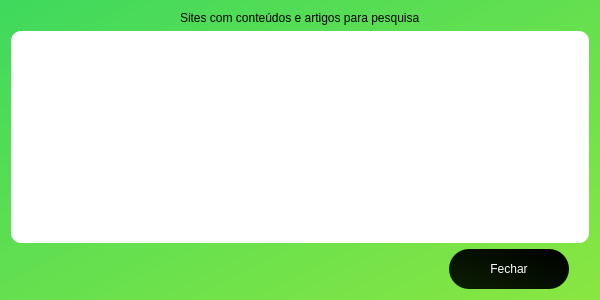
<?xml version="1.0" encoding="UTF-8"?>
<ui version="4.0">
 <class>Form</class>
 <widget class="QWidget" name="Form">
  <property name="geometry">
   <rect>
    <x>0</x>
    <y>0</y>
    <width>600</width>
    <height>300</height>
   </rect>
  </property>
  <property name="minimumSize">
   <size>
    <width>600</width>
    <height>300</height>
   </size>
  </property>
  <property name="windowTitle">
   <string>Form</string>
  </property>
  <property name="styleSheet">
   <string notr="true">background-color: qlineargradient(spread:pad, x1:0, y1:0, x2:1, y2:1, stop:0 rgba(63, 217, 93, 255), stop:1 rgba(137, 230, 65, 255));</string>
  </property>
  <layout class="QGridLayout" name="gridLayout_2">
   <item row="2" column="0">
    <layout class="QGridLayout" name="gridLayout">
     <item row="0" column="0">
      <widget class="QListWidget" name="listSitesArticles">
       <property name="styleSheet">
        <string notr="true">font: 10pt &quot;Courier&quot;;
padding: 10px;
border-radius: 10px;
background-color: rgb(255, 255, 255);</string>
       </property>
      </widget>
     </item>
    </layout>
   </item>
   <item row="1" column="0" alignment="Qt::AlignHCenter">
    <widget class="QLabel" name="labelSitesArticles">
     <property name="styleSheet">
      <string notr="true">font: 16pt &quot;Courier&quot;;
background-color: rgba(255, 255, 255, 0);
</string>
     </property>
     <property name="text">
      <string>Sites com conteúdos e artigos para pesquisa</string>
     </property>
    </widget>
   </item>
   <item row="3" column="0">
    <layout class="QHBoxLayout" name="horizontalLayout">
     <item>
      <spacer name="horizontalSpacer_2">
       <property name="orientation">
        <enum>Qt::Horizontal</enum>
       </property>
       <property name="sizeHint" stdset="0">
        <size>
         <width>40</width>
         <height>20</height>
        </size>
       </property>
      </spacer>
     </item>
     <item>
      <widget class="QPushButton" name="sitesCloseButton">
       <property name="minimumSize">
        <size>
         <width>120</width>
         <height>40</height>
        </size>
       </property>
       <property name="maximumSize">
        <size>
         <width>120</width>
         <height>40</height>
        </size>
       </property>
       <property name="styleSheet">
        <string notr="true">background-color: qlineargradient(spread:pad, x1:1, y1:0.074, x2:0, y2:0.966227, stop:0 rgba(0, 0, 0, 255), stop:0.9375 rgba(10, 29, 2, 255));
border-radius: 20px;
padding: 5px;
color: rgb(255, 255, 255);
font: 12pt &quot;Courier&quot;;</string>
       </property>
       <property name="text">
        <string>Fechar</string>
       </property>
      </widget>
     </item>
     <item>
      <spacer name="horizontalSpacer">
       <property name="orientation">
        <enum>Qt::Horizontal</enum>
       </property>
       <property name="sizeType">
        <enum>QSizePolicy::Preferred</enum>
       </property>
       <property name="sizeHint" stdset="0">
        <size>
         <width>20</width>
         <height>20</height>
        </size>
       </property>
      </spacer>
     </item>
    </layout>
   </item>
  </layout>
 </widget>
 <resources/>
 <connections>
  <connection>
   <sender>sitesCloseButton</sender>
   <signal>clicked()</signal>
   <receiver>Form</receiver>
   <slot>close()</slot>
   <hints>
    <hint type="sourcelabel">
     <x>487</x>
     <y>265</y>
    </hint>
    <hint type="destinationlabel">
     <x>615</x>
     <y>272</y>
    </hint>
   </hints>
  </connection>
 </connections>
</ui>
